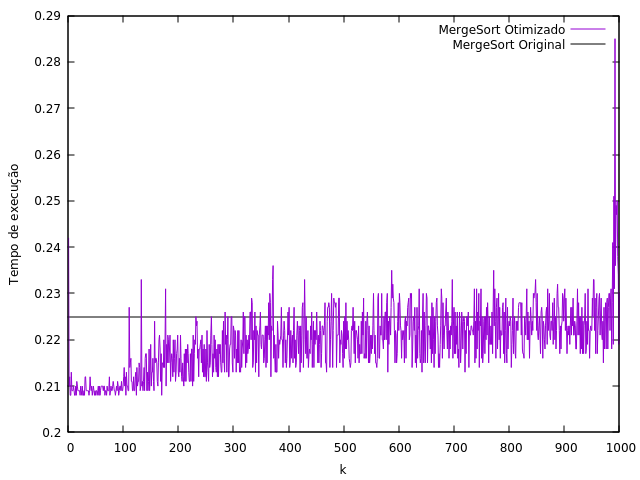

Write the gnuplot code that produced this figure.
set xlabel "k"
set ylabel "Tempo de execução"
set arrow from 0,0.225 to 1000,0.225 nohead linecolor "black"
plot "times.dat" with lines linestyle 1 title "MergeSort Otimizado", 1/0 t "MergeSort Original" linecolor "black"
